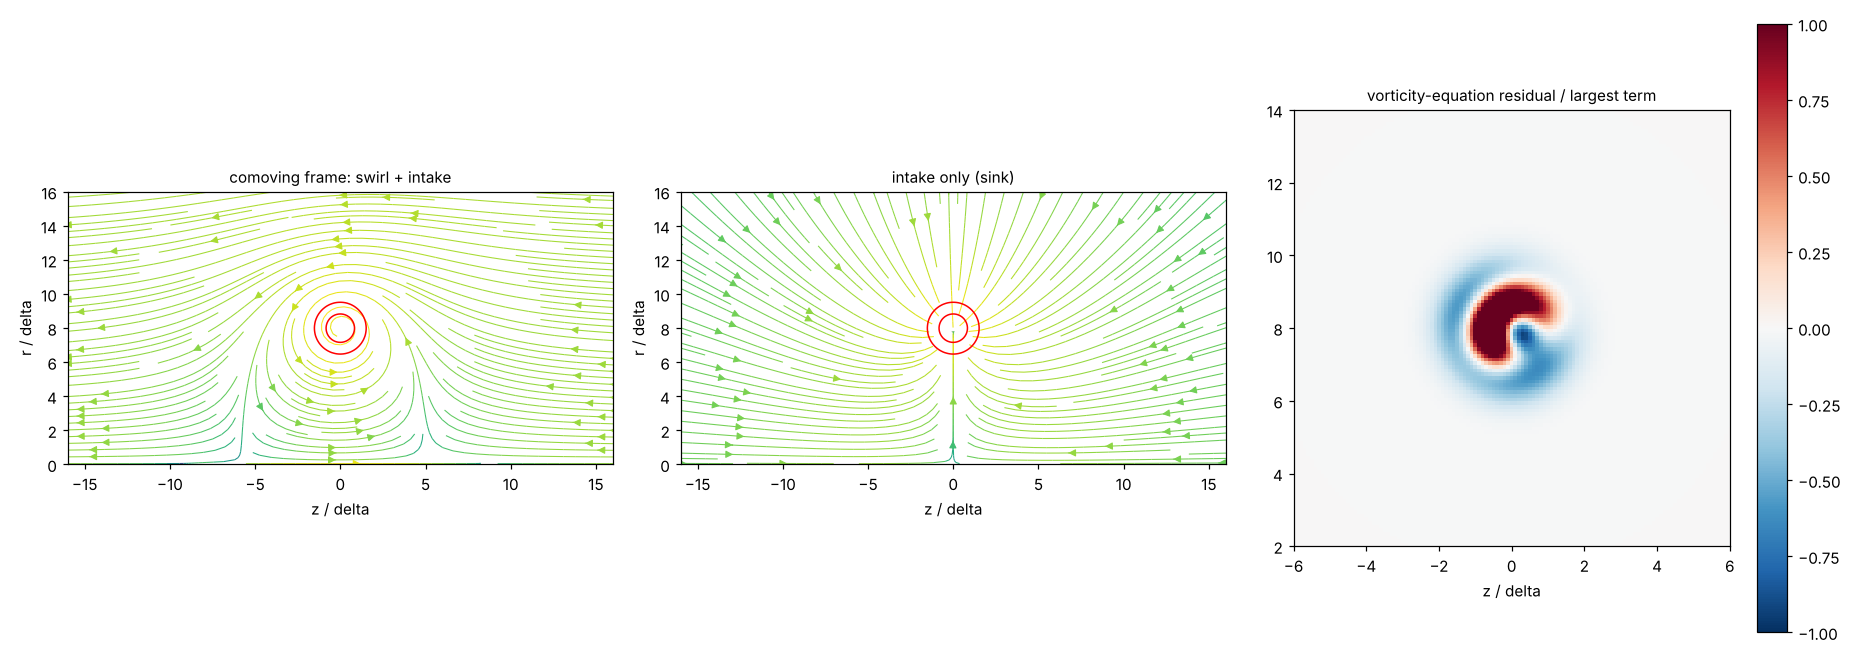

The Python source for this figure:
"""Streamlines of the sink-driven Burgers ring (meridional plane), and a steadiness test.
Units delta = 1, c = 1. Ring radius R, circulation Gam, sink rate kappa (nu_v = kappa/4 so delta = 1).
Fields: psi from D*psi = -r om_phi (Gaussian toroidal vorticity); phi from lap phi = -kappa g (toroidal sink, g Gaussian
peak 1 at the core). Velocity u = (-psi_z/r, psi_r/r) + grad phi; comoving frame: subtract the measured translation.
Steadiness: residual of the toroidal vorticity equation  (u.grad) om - om u_r/r + om div u - nu (lap om - om/r^2) = 0."""
import numpy as np, scipy.sparse as sp, scipy.sparse.linalg as spl
import matplotlib; matplotlib.use("Agg"); import matplotlib.pyplot as plt
R, Gam, kappa = 8.0, 3.0, 0.1; nu = kappa / 4
Lr, Lz, Nr, Nz = 24.0, 24.0, 241, 481
r = np.linspace(Lr / Nr / 2, Lr, Nr); z = np.linspace(-Lz, Lz, Nz); dr, dz = r[1] - r[0], z[1] - z[0]
RR, ZZ = np.meshgrid(r, z, indexing="ij"); d2 = (RR - R)**2 + ZZ**2
om = Gam / np.pi * np.exp(-d2); g = np.exp(-d2)
idx = lambda i, j: i * Nz + j
def op(stokes):
    rows, cols, vals = [], [], []
    for i in range(Nr):
        for j in range(Nz):
            k = idx(i, j)
            if i == Nr - 1 or j in (0, Nz - 1): rows.append(k); cols.append(k); vals.append(1.0); continue
            ri = r[i]; a = 1 / dr**2; b = (-1 if stokes else 1) / (2 * ri * dr)
            for di, w in ((1, a + b), (-1, a - b)):
                ii = i + di
                if ii < 0:                                   # axis
                    if stokes: continue                      # psi = 0 on the axis
                    ii = 0
                rows.append(k); cols.append(idx(ii, j)); vals.append(w)
            rows += [k, k, k]; cols += [idx(i, j + 1), idx(i, j - 1), k]; vals += [1 / dz**2, 1 / dz**2, -2 / dr**2 - 2 / dz**2]
    return sp.csr_matrix((vals, (rows, cols)), shape=(Nr * Nz, Nr * Nz))
def solve(A, rhs):
    rhs = rhs.copy(); rhs[-1, :] = 0; rhs[:, 0] = 0; rhs[:, -1] = 0
    return spl.spsolve(A.tocsc(), rhs.ravel()).reshape(Nr, Nz)
psi = solve(op(True), -RR * om); phi = solve(op(False), -kappa * g)
ur = -np.gradient(psi, dz, axis=1) / RR + np.gradient(phi, dr, axis=0)
uz = np.gradient(psi, dr, axis=0) / RR + np.gradient(phi, dz, axis=1)
w = om / om.sum(); Uself = float(np.sum(w * (np.gradient(psi, dr, axis=0) / RR)))      # vorticity-weighted swirl uz
Usaff = Gam / (4 * np.pi * R) * (np.log(8 * R) - 0.558)
uzc = uz - Uself
div = np.gradient(RR * ur, dr, axis=0) / RR + np.gradient(uz, dz, axis=1)
lap = lambda f: np.gradient(np.gradient(f, dr, axis=0), dr, axis=0) + np.gradient(f, dr, axis=0) / RR + np.gradient(np.gradient(f, dz, axis=1), dz, axis=1)
adv = ur * np.gradient(om, dr, axis=0) + uzc * np.gradient(om, dz, axis=1)
terms = dict(advection=adv, stretching=-om * ur / RR, dilatation=om * div, viscous=-nu * (lap(om) - om / RR**2))
res = sum(terms.values()); core = d2 < 9
scale = max(np.sqrt(np.mean(t[core]**2)) for t in terms.values())
print(f"translation: measured {Uself:.4f} c, Saffman Gaussian ring {Usaff:.4f} c")
print("rms over the core (d < 3 delta):", {k: f"{np.sqrt(np.mean(t[core]**2)):.2e}" for k, t in terms.items()})
print(f"residual rms / largest term = {np.sqrt(np.mean(res[core]**2))/scale:.2f}")
# Burgers balance check on its own: dilatation + viscous + (radial advection by the sink only)
ur_s, uz_s = np.gradient(phi, dr, axis=0), np.gradient(phi, dz, axis=1); divs = np.gradient(RR * ur_s, dr, axis=0) / RR + np.gradient(uz_s, dz, axis=1)
bal = ur_s * np.gradient(om, dr, axis=0) + uz_s * np.gradient(om, dz, axis=1) + om * divs - nu * (lap(om) - om / RR**2)
print(f"Burgers part alone (sink advection + dilatation + viscous): residual/scale = {np.sqrt(np.mean(bal[core]**2))/max(np.sqrt(np.mean((om*divs)[core]**2)),1e-30):.2f}")
fig, ax = plt.subplots(1, 3, figsize=(17, 6))
for a_, (UR, UZ, ttl) in zip(ax[:2], ((ur, uzc, "comoving frame: swirl + intake"), (ur_s, uz_s, "intake only (sink)"))):
    sp_ = np.hypot(UR, UZ)
    a_.streamplot(z, r, UZ, UR, density=2.2, color=np.log10(sp_ + 1e-6), cmap="viridis", linewidth=0.7)
    a_.contour(z, r, om, levels=[om.max() * 0.1, om.max() * 0.5], colors="r", linewidths=1)
    a_.set_xlim(-16, 16); a_.set_ylim(0, 16); a_.set_aspect("equal"); a_.set_xlabel("z / delta"); a_.set_ylabel("r / delta"); a_.set_title(ttl, fontsize=10)
im = ax[2].pcolormesh(z, r, res / scale, cmap="RdBu_r", vmin=-1, vmax=1, shading="auto"); ax[2].set_xlim(R - 6 - 8, 8 + 6 - 8 + 8) if False else ax[2].set_xlim(-6, 6)
ax[2].set_ylim(R - 6, R + 6); ax[2].set_aspect("equal"); ax[2].set_title("vorticity-equation residual / largest term", fontsize=10); plt.colorbar(im, ax=ax[2])
ax[2].set_xlabel("z / delta")
plt.tight_layout(); plt.savefig("burgers/streamlines.png", dpi=110)
